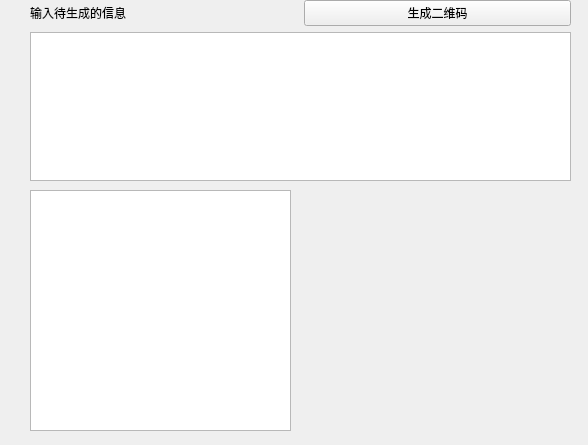
<?xml version="1.0" encoding="UTF-8"?>
<ui version="4.0">
 <class>widget</class>
 <widget class="QWidget" name="widget">
  <property name="geometry">
   <rect>
    <x>0</x>
    <y>0</y>
    <width>588</width>
    <height>445</height>
   </rect>
  </property>
  <property name="windowTitle">
   <string>widget</string>
  </property>
  <widget class="QGraphicsView" name="graphicsView">
   <property name="geometry">
    <rect>
     <x>30</x>
     <y>190</y>
     <width>261</width>
     <height>241</height>
    </rect>
   </property>
  </widget>
  <widget class="QWidget" name="">
   <property name="geometry">
    <rect>
     <x>30</x>
     <y>0</y>
     <width>541</width>
     <height>181</height>
    </rect>
   </property>
   <layout class="QGridLayout" name="gridLayout">
    <item row="0" column="0">
     <layout class="QHBoxLayout" name="horizontalLayout">
      <item>
       <widget class="QLabel" name="label">
        <property name="text">
         <string>输入待生成的信息</string>
        </property>
       </widget>
      </item>
      <item>
       <widget class="QPushButton" name="pushButton">
        <property name="text">
         <string>生成二维码</string>
        </property>
       </widget>
      </item>
     </layout>
    </item>
    <item row="1" column="0">
     <widget class="QTextEdit" name="textEdit"/>
    </item>
   </layout>
  </widget>
 </widget>
 <resources/>
 <connections/>
</ui>
